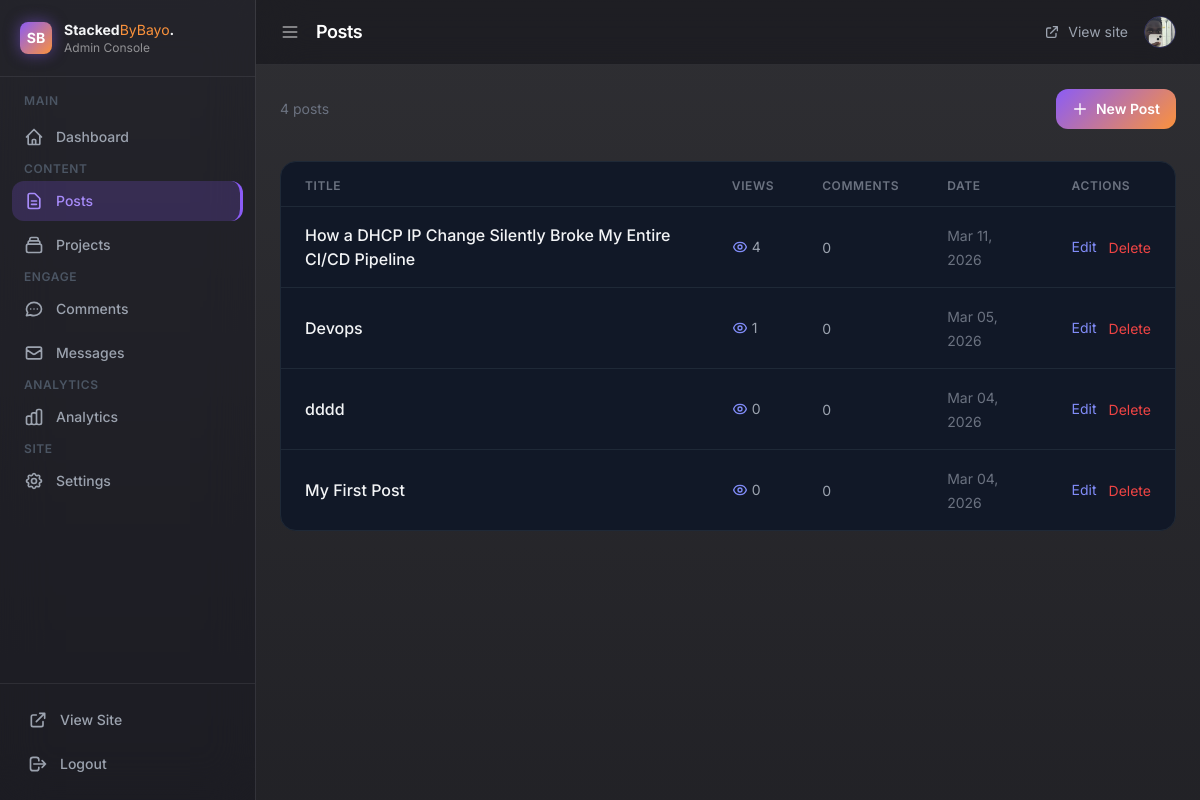
The app's page /admin/posts (signed in), older data.
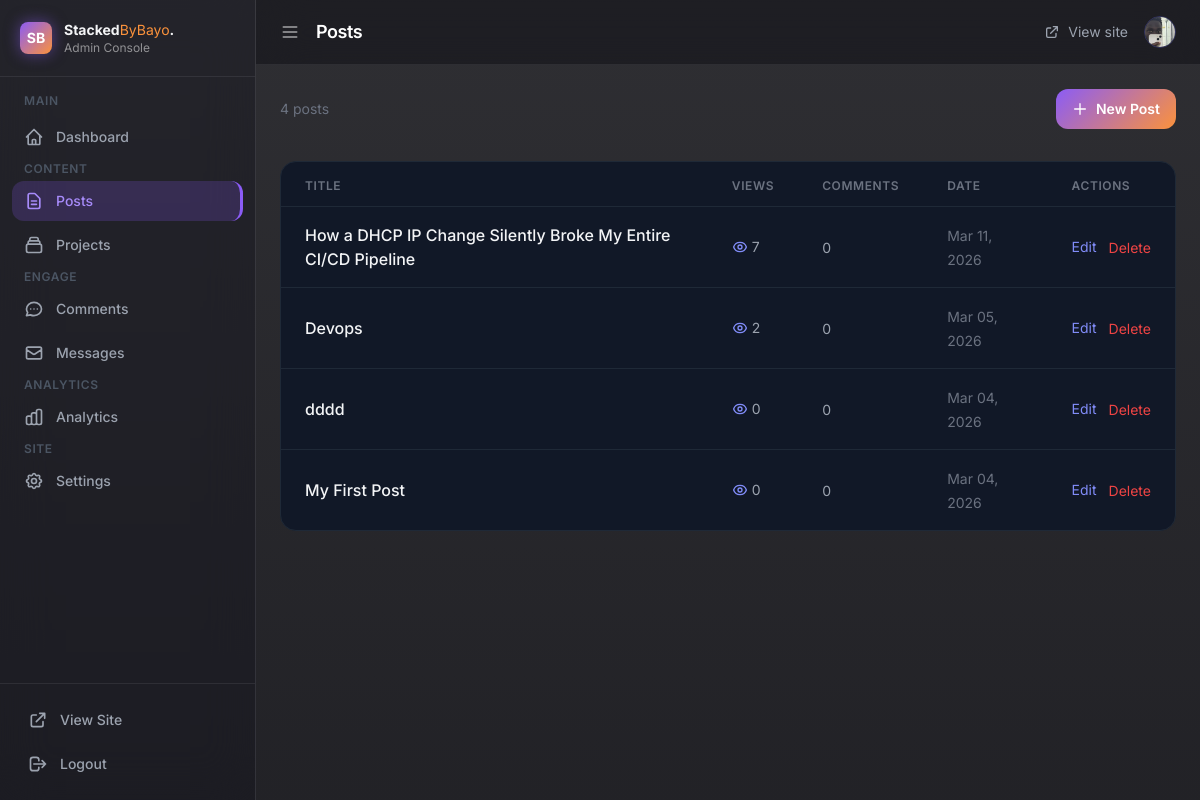
The same page, newer data.
### app/models.py (models this page shows)
class Post(db.Model):
    id = db.Column(db.Integer, primary_key=True)
    title = db.Column(db.String(200), nullable=False)
    body = db.Column(db.Text, nullable=False)
    created_at = db.Column(db.DateTime, default=datetime.utcnow)
    views = db.Column(db.Integer, default=0)
    comments = db.relationship('Comment', backref='post', lazy=True)

### app/__init__.py (the view)
    @app.route("/admin/posts")
    def admin_posts():
        if not session.get("admin"):
            return redirect(url_for("admin_login"))
        posts = Post.query.order_by(Post.created_at.desc()).all()
        return render_template("admin_posts.html", posts=posts, **admin_context())

### app/templates/admin_posts.html (shortened to what this page needs)
{% extends "admin_base.html" %}
{% block page_title %}Posts{% endblock %}
{% block content %}
<div class="flex justify-between items-center mb-8">
    <p class="text-gray-500 text-sm">{{ posts|length }} post{{ 's' if posts|length != 1 }}</p>
    <a href="/admin/post/new"
        class="gradient-bg text-white font-semibold px-4 py-2.5 rounded-xl hover:opacity-90 transition text-sm flex items-center gap-2">
        <svg class="w-4 h-4" fill="none" viewBox="0 0 24 24" stroke="currentColor">
            <path stroke-linecap="round" stroke-linejoin="round" stroke-width="2" d="M12 4v16m8-8H4"/>
        </svg>
        New Post
    </a>
</div>
{% if posts %}
<div class="bg-gray-900 border border-gray-800 rounded-2xl overflow-hidden">
    <table class="w-full">
        <thead>
            <tr class="border-b border-gray-800 px-6">
                <th class="text-left text-xs font-semibold text-gray-500 uppercase tracking-wider pb-3 pt-4 px-6">Title</th>
                <th class="text-left text-xs font-semibold text-gray-500 uppercase tracking-wider pb-3 pt-4 px-6">Views</th>
                <th class="text-left text-xs font-semibold text-gray-500 uppercase tracking-wider pb-3 pt-4 px-6">Comments</th>
                <th class="text-left text-xs font-semibold text-gray-500 uppercase tracking-wider pb-3 pt-4 px-6">Date</th>
                <th class="text-left text-xs font-semibold text-gray-500 uppercase tracking-wider pb-3 pt-4 px-6">Actions</th>
            </tr>
        </thead>
        <tbody class="divide-y divide-gray-800">
            {% for post in posts %}
            <tr class="hover:bg-gray-800/50 transition">
                <td class="py-4 px-6">
                    <a href="/blog/{{ post.id }}" target="_blank"
                        class="font-medium hover:text-indigo-400 transition">
                        {{ post.title }}
                    </a>
                </td>
                <td class="py-4 px-6">
                    <span class="flex items-center gap-1 text-gray-400 text-sm">
                        {{ post.views or 0 }}
                    </span>
                </td>
                <td class="py-4 px-6">
                    <span class="text-gray-400 text-sm">{{ post.comments|length }}</span>
                </td>
                <td class="py-4 px-6">
                    <span class="text-gray-500 text-sm">{{ post.created_at.strftime('%b %d, %Y') }}</span>
                </td>
                <td class="py-4 px-6">
                    <div class="flex items-center gap-3">
                        <a href="/admin/post/{{ post.id }}/edit"
                            class="text-indigo-400 hover:text-indigo-300 text-sm transition">Edit</a>
                        <form method="POST" action="/admin/post/{{ post.id }}/delete"
                            onsubmit="return confirm('Delete this post?')">
                            <button type="submit"
                                class="text-red-500 hover:text-red-400 text-sm transition">Delete</button>
                        </form>
                    </div>
                </td>
            </tr>
            {% endfor %}
        </tbody>
    </table>
</div>
{% endif %}
{% endblock %}

### app/templates/admin_base.html (shortened to what this page needs)
<!DOCTYPE html>
<html lang="en">
<head>
    <script src="https://cdn.tailwindcss.com"></script>
</head>
<body class="min-h-screen flex text-gray-100">
    <aside id="sidebar" class="sidebar fixed top-0 left-0 h-full w-64 z-50 flex flex-col" style="background:rgba(20,20,30,0.4); backdrop-filter:blur(24px); border-right:1px solid rgba(255,255,255,0.1);">
        <div class="flex items-center gap-3 px-5 py-5 border-b border-[rgba(255,255,255,0.08)]">
            <div class="w-8 h-8 rounded-lg gradient-bg flex items-center justify-center text-white font-bold text-sm shrink-0 shadow-[0_0_15px_rgba(139,92,246,0.5)]">SB</div>
            <div class="logo-text">
                <p class="font-bold text-sm">Stacked<span style="color:#fb923c;font-weight:400;">ByBayo</span>.</p>
                <p class="text-[rgba(255,255,255,0.5)] text-xs">Admin Console</p>
            </div>
        </div>
        <nav class="flex-1 px-3 py-4 space-y-1 overflow-y-auto">
            <p class="label text-gray-600 text-xs font-semibold uppercase tracking-wider px-3 mb-2">Main</p>
            <a href="/admin" class="nav-item {% if request.path == '/admin' %}active{% endif %} flex items-center gap-3 px-3 py-2.5 rounded-xl text-gray-400 text-sm font-medium">
                <svg class="nav-icon w-5 h-5 shrink-0" fill="none" viewBox="0 0 24 24" stroke="currentColor">
                    <path stroke-linecap="round" stroke-linejoin="round" stroke-width="2" d="M3 12l2-2m0 0l7-7 7 7M5 10v10a1 1 0 001 1h3m10-11l2 2m-2-2v10a1 1 0 01-1 1h-3m-6 0a1 1 0 001-1v-4a1 1 0 011-1h2a1 1 0 011 1v4a1 1 0 001 1m-6 0h6"/>
                </svg>
                <span class="label">Dashboard</span>
            </a>
            <p class="label text-gray-600 text-xs font-semibold uppercase tracking-wider px-3 mt-4 mb-2">Content</p>
            <a href="/admin/posts" class="nav-item {% if '/admin/post' in request.path %}active{% endif %} flex items-center gap-3 px-3 py-2.5 rounded-xl text-gray-400 text-sm font-medium">
                <svg class="nav-icon w-5 h-5 shrink-0" fill="none" viewBox="0 0 24 24" stroke="currentColor">
                    <path stroke-linecap="round" stroke-linejoin="round" stroke-width="2" d="M9 12h6m-6 4h6m2 5H7a2 2 0 01-2-2V5a2 2 0 012-2h5.586a1 1 0 01.707.293l5.414 5.414a1 1 0 01.293.707V19a2 2 0 01-2 2z"/>
                </svg>
                <span class="label">Posts</span>
            </a>
            <a href="/admin/projects" class="nav-item {% if '/admin/project' in request.path %}active{% endif %} flex items-center gap-3 px-3 py-2.5 rounded-xl text-gray-400 text-sm font-medium">
                <span class="label">Projects</span>
            </a>
            <p class="label text-gray-600 text-xs font-semibold uppercase tracking-wider px-3 mt-4 mb-2">Engage</p>
            <a href="/admin/comments" class="nav-item {% if '/admin/comment' in request.path %}active{% endif %} flex items-center gap-3 px-3 py-2.5 rounded-xl text-gray-400 text-sm font-medium">
                <span class="label">Comments</span>
            </a>
            <a href="/admin/messages" class="nav-item {% if '/admin/message' in request.path %}active{% endif %} flex items-center gap-3 px-3 py-2.5 rounded-xl text-gray-400 text-sm font-medium">
                <svg class="nav-icon w-5 h-5 shrink-0" fill="none" viewBox="0 0 24 24" stroke="currentColor">
                    <path stroke-linecap="round" stroke-linejoin="round" stroke-width="2" d="M3 8l7.89 5.26a2 2 0 002.22 0L21 8M5 19h14a2 2 0 002-2V7a2 2 0 00-2-2H5a2 2 0 00-2 2v10a2 2 0 002 2z"/>
                </svg>
                <span class="label">Messages</span>
            </a>
            <p class="label text-gray-600 text-xs font-semibold uppercase tracking-wider px-3 mt-4 mb-2">Analytics</p>
            <a href="/admin" class="nav-item flex items-center gap-3 px-3 py-2.5 rounded-xl text-gray-400 text-sm font-medium">
                <span class="label">Analytics</span>
            </a>
            <p class="label text-gray-600 text-xs font-semibold uppercase tracking-wider px-3 mt-4 mb-2">Site</p>
            <a href="/admin/settings" class="nav-item {% if '/admin/settings' in request.path %}active{% endif %} flex items-center gap-3 px-3 py-2.5 rounded-xl text-gray-400 text-sm font-medium">
                <span class="label">Settings</span>
            </a>
        </nav>
        <div class="border-t border-[rgba(255,255,255,0.08)] p-4">
            <a href="/" target="_blank" class="nav-item flex items-center gap-3 px-3 py-2.5 rounded-xl text-gray-400 text-sm font-medium mb-1">
                <svg class="w-5 h-5 shrink-0" fill="none" viewBox="0 0 24 24" stroke="currentColor">
                    <path stroke-linecap="round" stroke-linejoin="round" stroke-width="2" d="M10 6H6a2 2 0 00-2 2v10a2 2 0 002 2h10a2 2 0 002-2v-4M14 4h6m0 0v6m0-6L10 14"/>
                </svg>
                <span class="label">View Site</span>
            </a>
            <a href="/admin/logout" class="nav-item flex items-center gap-3 px-3 py-2.5 rounded-xl text-gray-400 text-sm font-medium hover:text-red-400">
                <svg class="w-5 h-5 shrink-0" fill="none" viewBox="0 0 24 24" stroke="currentColor">
                    <path stroke-linecap="round" stroke-linejoin="round" stroke-width="2" d="M17 16l4-4m0 0l-4-4m4 4H7m6 4v1a3 3 0 01-3 3H6a3 3 0 01-3-3V7a3 3 0 013-3h4a3 3 0 013 3v1"/>
                </svg>
                <span class="label">Logout</span>
            </a>
        </div>
    </aside>
    <div id="main-content" class="flex-1 ml-64 min-h-screen flex flex-col">
        <header class="sticky top-0 z-40 px-6 py-4 flex items-center justify-between" style="background:rgba(15,15,20,0.5); backdrop-filter:blur(24px); border-bottom:1px solid rgba(255,255,255,0.08);">
            <div class="flex items-center gap-4">
                <button id="toggle-sidebar" class="text-[rgba(255,255,255,0.6)] hover:text-white transition">
                    <svg class="w-5 h-5" fill="none" viewBox="0 0 24 24" stroke="currentColor">
                        <path stroke-linecap="round" stroke-linejoin="round" stroke-width="2" d="M4 6h16M4 12h16M4 18h16"/>
                    </svg>
                </button>
                <h1 class="text-lg font-semibold text-white tracking-tight">{% block page_title %}Dashboard{% endblock %}</h1>
            </div>
            <div class="flex items-center gap-4">
                <a href="/" target="_blank" class="text-gray-400 hover:text-white text-sm transition flex items-center gap-2">
                    <svg class="w-4 h-4" fill="none" viewBox="0 0 24 24" stroke="currentColor">
                        <path stroke-linecap="round" stroke-linejoin="round" stroke-width="2" d="M10 6H6a2 2 0 00-2 2v10a2 2 0 002 2h10a2 2 0 002-2v-4M14 4h6m0 0v6m0-6L10 14"/>
                    </svg>
                    View site
                </a>
                <div class="w-8 h-8 rounded-full overflow-hidden border border-indigo-500/30">
                    {% if profile_exists is defined and profile_exists %}
                    <img src="/static/uploads/profile.jpg" class="w-full h-full object-cover object-top">
                    {% else %}
                    <div class="w-full h-full gradient-bg flex items-center justify-center text-white text-sm font-bold">B</div>
                    {% endif %}
                </div>
            </div>
        </header>
        <main class="flex-1 p-6">
            {% block content %}{% endblock %}
        </main>
    </div>
</body>
</html>

### app/templates/admin_base.html (style rules this page uses)
body { font-family: 'Inter', sans-serif; background: linear-gradient(rgba(10,10,15,0.85), rgba(10,10,15,0.9)), url('https://images.unsplash.com/photo-1618005182384-a83a8bd57fbe?q=50&w=1200&auto=format&fit=crop') center/cover fixed; color: #f1f5f9; }
.gradient-bg { background: linear-gradient(135deg, #8b5cf6, #fb923c); }
.sidebar { transition: width 0.3s ease; }
.nav-item { transition: background 0.2s ease, color 0.2s ease; }
.nav-item.active { background: rgba(139,92,246,0.2); color: #a78bfa; border-right: 3px solid #8b5cf6; }
.nav-item.active .nav-icon { color: #a78bfa; }
#main-content { transition: margin-left 0.3s ease; }

Row changes from the older to the newer data that the page shows:
changed Post "How a DHCP IP Change Silently Broke My Entire CI/CD Pipeline": views "4" → "7"
changed Post "Devops": views "1" → "2"
